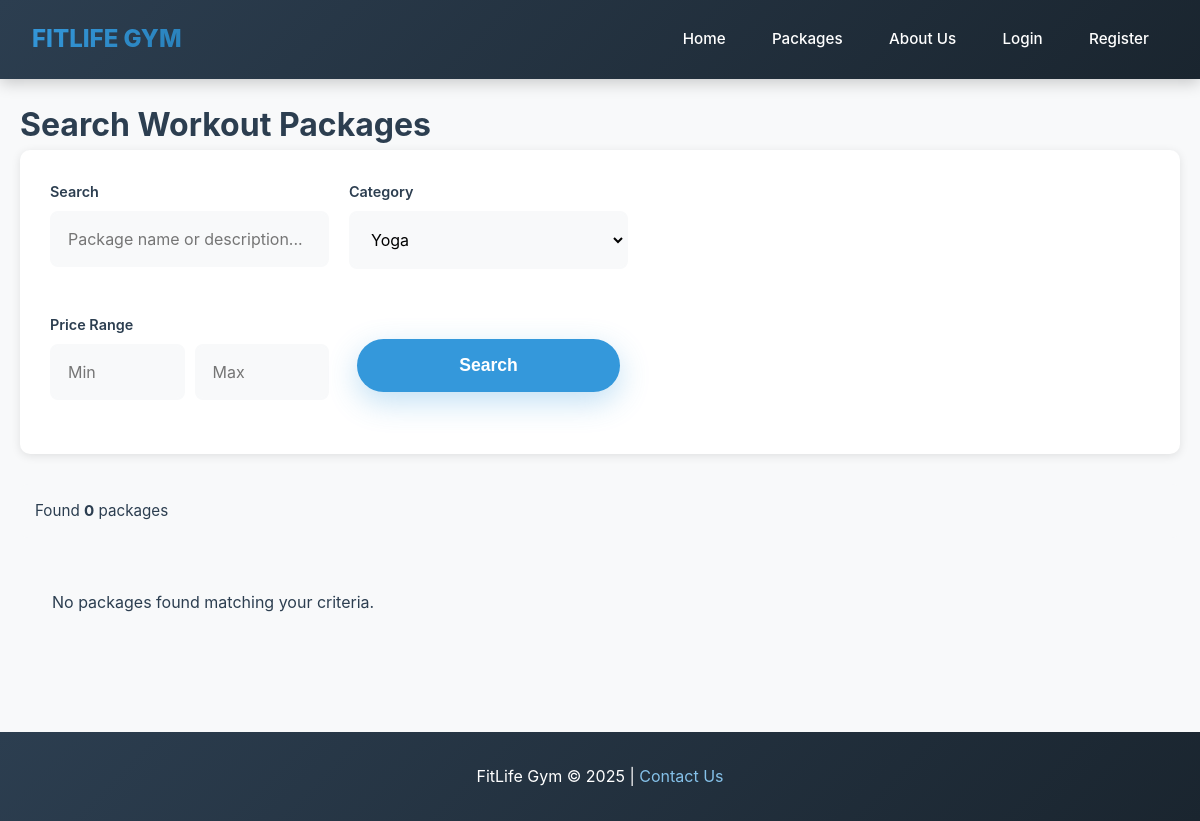
The page /public/search.php?category=yoga on the database as committed earlier.
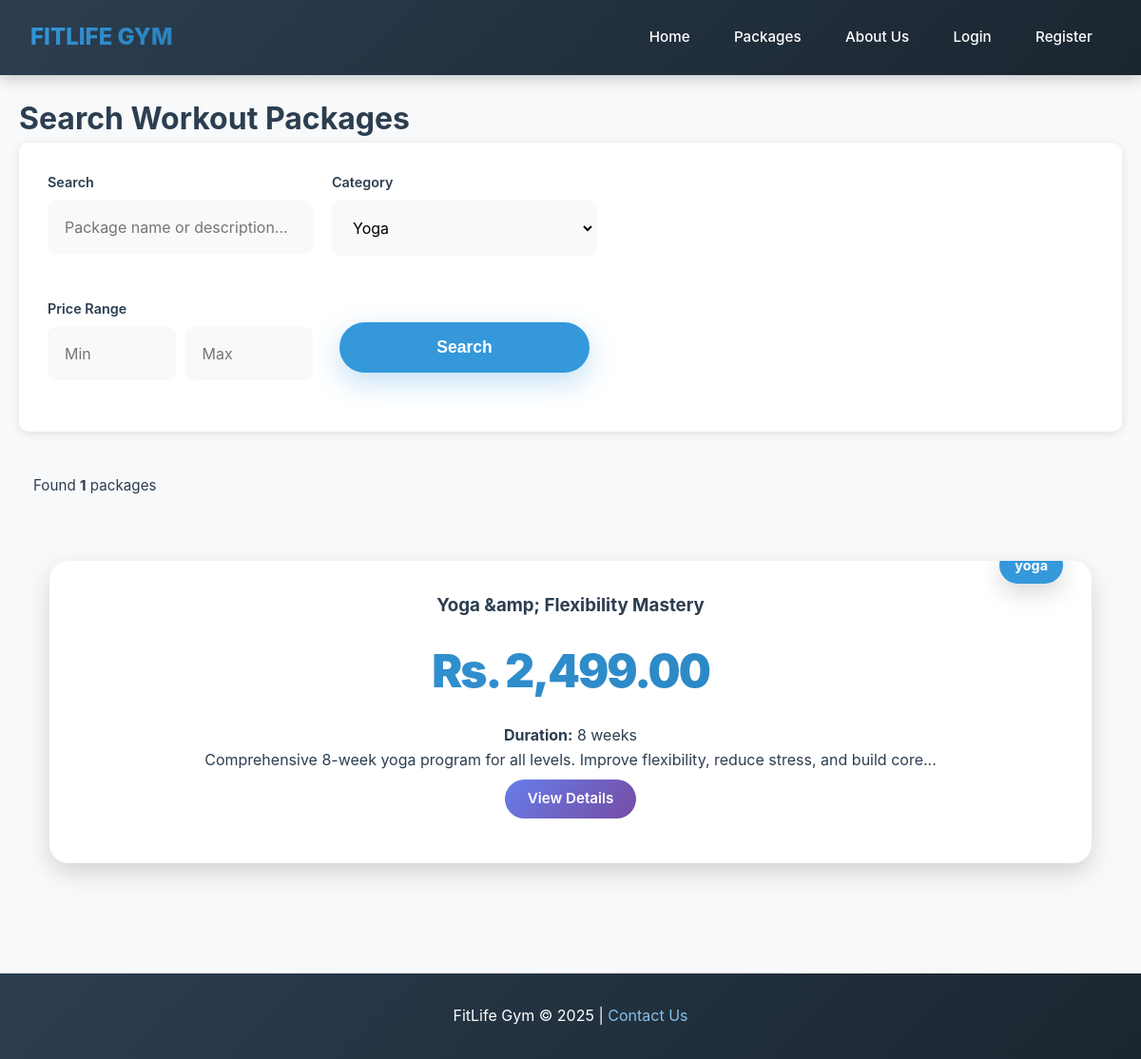
The same page on the database as committed later.
### tables this page shows
CREATE TABLE `packages` (
  `id` int(11) NOT NULL,
  `name` varchar(255) NOT NULL,
  `description` text DEFAULT NULL,
  `short_description` varchar(1000) DEFAULT NULL,
  `price` decimal(10,2) NOT NULL,
  `duration` varchar(100) DEFAULT NULL,
  `category` varchar(50) DEFAULT NULL,
  `image` varchar(255) DEFAULT NULL,
  `created_by` int(11) NOT NULL,
  `created_at` timestamp NOT NULL DEFAULT current_timestamp()
);

### public/search.php (the view, shortened to what this page needs)
<?php
require_once '../includes/database.php';
$search = isset($_GET['q']) ? trim($_GET['q']) : '';
$category = isset($_GET['category']) ? $_GET['category'] : '';
$min_price = isset($_GET['min_price']) ? (float)$_GET['min_price'] : 0;
$max_price = isset($_GET['max_price']) ? (float)$_GET['max_price'] : 999999;
$packages = [];
$categories = ['weight_loss', 'strength', 'muscle_building', 'yoga', 'cardio', 'beginner', 'advanced'];
if (!empty($search) || !empty($category) || $min_price > 0 || $max_price < 999999) {
    $sql = "SELECT * FROM packages WHERE 1=1";
    $params = [];
    if (!empty($category)) {
        $sql .= " AND category = ?";
        $params[] = $category;
    }
    $sql .= " ORDER BY created_at DESC";
    $stmt = $pdo->prepare($sql);
    $stmt->execute($params);
    $packages = $stmt->fetchAll();
}
?>
<!DOCTYPE html>
<html>
<head>
    <link rel="stylesheet" href="../css/style.css">
</head>
<body>
    <?php
    $base_path = '../';
    include '../includes/navigation.php';
    ?>
    <div class="search-container">
        <h1>Search Workout Packages</h1>
        <div class="search-form">
            <form method="GET" action="">
                <div class="search-grid">
                    <div class="form-group">
                        <label>Search</label>
                        <input type="text" name="q" value="<?php echo htmlspecialchars($search); ?>"
                               placeholder="Package name or description...">
                    </div>
                    <div class="form-group">
                        <label>Category</label>
                        <select name="category">
                            <?php foreach ($categories as $cat): ?>
                                <option value="<?php echo $cat; ?>" <?php echo $category == $cat ? 'selected' : ''; ?>>
                                    <?php echo ucwords(str_replace('_', ' ', $cat)); ?>
                                </option>
                            <?php endforeach; ?>
                        </select>
                    </div>
                    <div class="form-group">
                        <label>Price Range</label>
                        <div class="price-range">
                            <input type="number" name="min_price" value="<?php echo $min_price > 0 ? $min_price : ''; ?>"
                                   placeholder="Min" step="100">
                            <input type="number" name="max_price" value="<?php echo $max_price < 999999 ? $max_price : ''; ?>"
                                   placeholder="Max" step="100">
                        </div>
                    </div>
                    <div class="form-group" style="display: flex; align-items: flex-end;">
                        <button type="submit" class="btn-primary" style="width: 100%;">Search</button>
                    </div>
                </div>
            </form>
        </div>
        <?php if (!empty($search) || !empty($category) || $min_price > 0 || $max_price < 999999): ?>
            <div class="search-stats">
                Found <strong><?php echo count($packages); ?></strong> packages
            </div>
            <div class="packages-grid">
                <?php if (empty($packages)): ?>
                    <p>No packages found matching your criteria.</p>
                <?php else: ?>
                    <?php foreach ($packages as $package): ?>
                        <div class="package-card">
                            <div class="level-badge"><?php echo htmlspecialchars($package['category'] ?? 'General'); ?></div>
                            <h3><?php echo htmlspecialchars($package['name']); ?></h3>
                            <p class="price">Rs. <?php echo number_format($package['price'], 2); ?></p>
                            <p><strong>Duration:</strong> <?php echo htmlspecialchars($package['duration']); ?></p>
                            <p><?php echo htmlspecialchars(substr($package['short_description'] ?? '', 0, 100)); ?>...</p>
                            <a href="package-details.php?id=<?php echo $package['id']; ?>" class="btn-details">View Details</a>
                        </div>
                    <?php endforeach; ?>
                <?php endif; ?>
            </div>
        <?php endif; ?>
    </div>
    <footer>
        <p>FitLife Gym &copy; 2025 | <a href="about.php#contact">Contact Us</a></p>
    </footer>
</body>
</html>

### includes/navigation.php (shortened to what this page needs)
<?php
function isLoggedIn() {
    return isset($_SESSION['user_id']);
}
$current_page = basename($_SERVER['PHP_SELF']);
?>
<nav class="user-nav">
    <div class="logo">FitLife Gym</div>
    <div class="nav-links">
        <a href="<?php echo $base_path; ?>index.php" class="<?php echo $current_page == 'index.php' ? 'active' : ''; ?>">Home</a>
        <a href="<?php echo $base_path; ?>public/packages.php" class="<?php echo $current_page == 'packages.php' ? 'active' : ''; ?>">Packages</a>
        <?php if (!isLoggedIn()): ?>
            <a href="<?php echo $base_path; ?>public/about.php" class="<?php echo $current_page == 'about.php' ? 'active' : ''; ?>">About Us</a>
            <a href="<?php echo $base_path; ?>login.php" class="<?php echo $current_page == 'login.php' ? 'active' : ''; ?>">Login</a>
            <a href="<?php echo $base_path; ?>user/register.php" class="<?php echo $current_page == 'register.php' ? 'active' : ''; ?>">Register</a>
        <?php elseif (isAdmin()): ?>
            <a href="<?php echo $base_path; ?>admin/dashboard.php" class="<?php echo $current_page == 'dashboard.php' ? 'active' : ''; ?>">Dashboard</a>
            <a href="<?php echo $base_path; ?>user/logout.php" class="logout-btn">Logout</a>
        <?php endif; ?>
    </div>
</nav>

### includes/navigation.php (style rules this page uses)
.user-nav { background: linear-gradient(135deg, #2c3e50, #1a252f); padding: 1rem 2rem; display: flex; justify-content: space-between; align-items: center; box-shadow: 0 4px 15px rgba(0,0,0,0.2); position: sticky; top: 0; z-index: 1000; }
.user-nav .logo { color: white; font-size: 1.5rem; font-weight: 800; background: linear-gradient(135deg, #3498db, #2980b9); -webkit-background-clip: text; -webkit-text-fill-color: transparent; }
.user-nav .nav-links { display: flex; gap: 0.5rem; align-items: center; flex-wrap: wrap; }
.user-nav .nav-links a { color: white; text-decoration: none; padding: 0.7rem 1.2rem; border-radius: 8px; font-size: 0.95rem; font-weight: 500; transition: all 0.3s ease; position: relative; }

Rows that differ between the two databases and show on the page:
added packages: category "yoga", name "Yoga &amp; Flexibility Mastery", price "2,499.00", duration "8 weeks", short_description "Comprehensive 8-week yoga program for all levels. Improve flexibility, reduce stress, and build core"
Other text that changed with them:
count($packages): "0" → "1"
text no longer shown: "No packages found matching your criteria."
